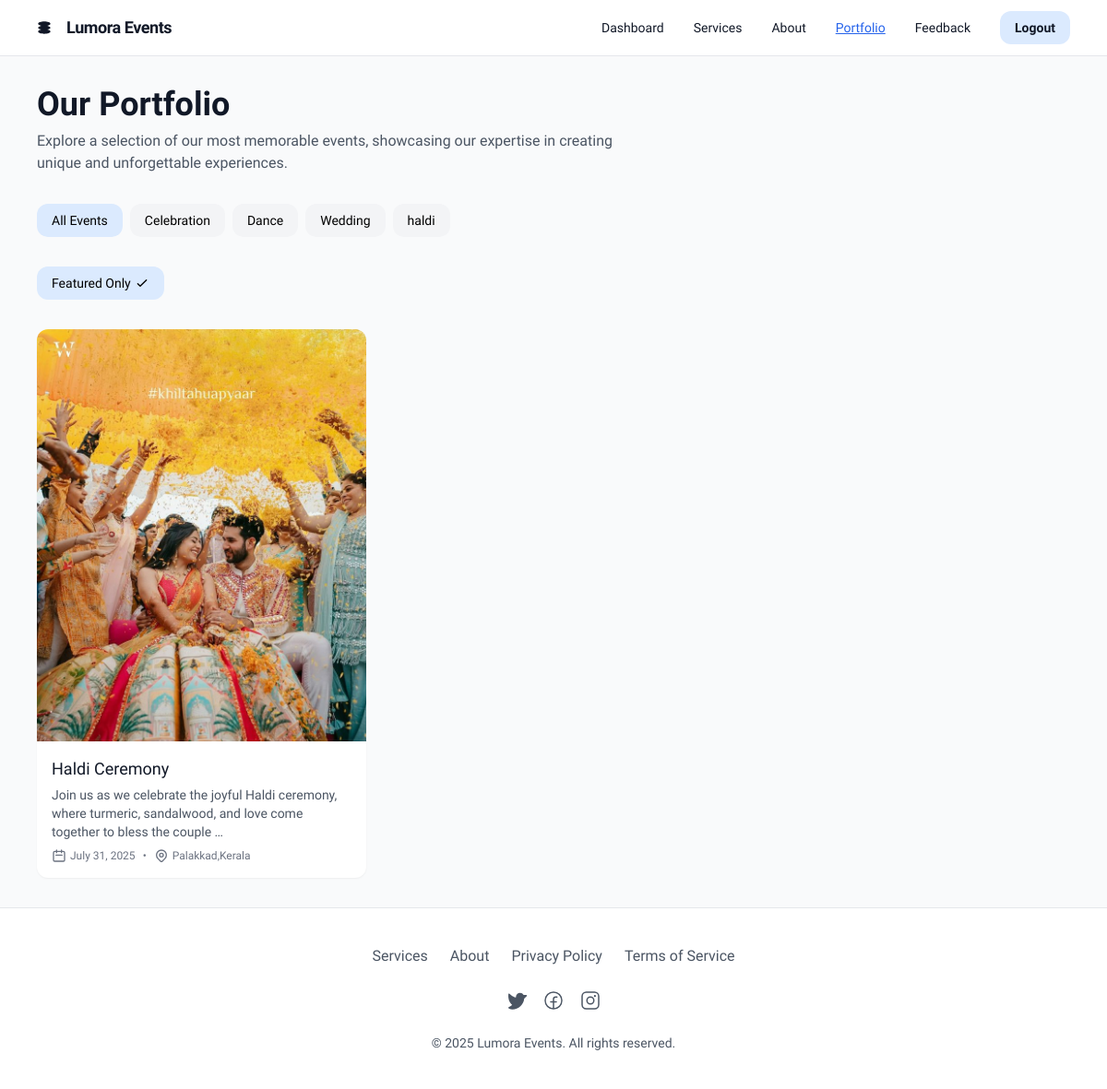
The page /user_portfolio/?featured=true on the database its author committed.
### event/models.py (models this page shows, shortened)
class PortfolioCategory(models.Model):
    name = models.CharField(max_length=100)
    slug = models.SlugField(max_length=100, unique=True)
    is_active = models.BooleanField(default=True)
    class Meta:
        verbose_name_plural = "Portfolio Categories"
        ordering = ['name']

class GallaryItem(models.Model):
    title = models.CharField(max_length=200)
    description = models.TextField()
    category = models.ForeignKey(PortfolioCategory, on_delete=models.CASCADE)
    image = models.ImageField(upload_to='user_portfolio/')
    event_date = models.DateField()
    location = models.CharField(max_length=200)
    is_featured = models.BooleanField(default=False)
    is_active = models.BooleanField(default=True)
    created_at = models.DateTimeField(auto_now_add=True)
    updated_at = models.DateTimeField(auto_now=True)
    class Meta:
        ordering = ['-event_date']
    def image_tag(self):
        if self.image:
            return mark_safe(f'<img src="{self.image.url}" width="150" height="150" style="object-fit: cover;" />')
        return "No Image"
    image_tag.short_description = 'Image Preview'

### event/views.py (the view)
# urls.py: path('user_portfolio/', event.views.user_portfolio, name='user_portfolio'),
def user_portfolio(request):
    categories = PortfolioCategory.objects.filter(is_active=True)
    selected_category_slug = request.GET.get('category', 'all')
    gallery_items = GallaryItem.objects.filter(is_active=True).select_related('category')
    if selected_category_slug != 'all':
        category = get_object_or_404(PortfolioCategory, slug=selected_category_slug, is_active=True)
        gallery_items = gallery_items.filter(category=category)
    featured_only = request.GET.get('featured', 'false').lower() == 'true'
    if featured_only:
        gallery_items = gallery_items.filter(is_featured=True)
    gallery_items = gallery_items.order_by('-event_date')
    context = {
        'gallery_items': gallery_items,
        'categories': categories,
        'selected_category_slug': selected_category_slug,
        'featured_only': featured_only,
    }
    return render(request, 'user_portfolio.html', context)

### Templates/user_portfolio.html (shortened to what this page needs)
<!DOCTYPE html>
<html lang="en">
<head>
  <script src="https://cdn.tailwindcss.com?plugins=forms,container-queries"></script>
</head>
<body class="bg-gray-50 min-h-screen flex flex-col">
  <header class="sticky top-0 z-10 bg-white border-b border-gray-200 px-4 sm:px-10 py-3">
    <div class="max-w-7xl mx-auto flex items-center justify-between">
      <a href="{% url 'home' %}" class="flex items-center gap-4">
        <div class="w-4 h-4 text-gray-900">
        </div>
        <h2 class="text-gray-900 text-lg font-bold tracking-tight">Lumora Events</h2>
      </a>
      <nav class="hidden md:flex items-center gap-8">
        <a class="text-gray-900 text-sm font-medium hover:text-blue-600 transition-colors" href="{% url 'user_dashboard' %}">Dashboard</a>
        <a class="text-gray-900 text-sm font-medium hover:text-blue-600 transition-colors" href="{% url 'user_services' %}">Services</a>
        <a class="text-gray-900 text-sm font-medium hover:text-blue-600 transition-colors" href="{% url 'user_about' %}">About</a>
        <a class="text-blue-600 text-sm font-medium underline" href="{% url 'user_portfolio' %}">Portfolio</a>
        <a class="text-gray-900 text-sm font-medium hover:text-blue-600 transition-colors" href="{% url 'submit_feedback' %}">Feedback</a>
        <a href="{% url 'logout' %}" class="bg-blue-100 text-gray-900 hover:bg-blue-200 px-4 py-2 rounded-xl text-sm font-bold transition-colors">
          Logout
        </a>
      </nav>
    </div>
  </header>
  <main class="flex-grow px-4 sm:px-10 py-8">
    <div class="max-w-7xl mx-auto">
      <div class="mb-8">
        <h1 class="text-3xl sm:text-4xl font-bold text-gray-900 mb-2">Our Portfolio</h1>
        <p class="text-gray-600 max-w-2xl">
          Explore a selection of our most memorable events, showcasing our expertise in creating unique and unforgettable experiences.
        </p>
      </div>
      <div class="flex flex-wrap gap-2 mb-8">
        <a href="?category=all" class="px-4 py-2 rounded-xl text-sm {% if selected_category_slug == 'all' %}bg-blue-100 font-medium{% else %}bg-gray-100 hover:bg-gray-200{% endif %} transition-colors">
          All Events
        </a>
        {% for category in categories %}
        <a href="?category={{ category.slug }}" class="px-4 py-2 rounded-xl text-sm {% if selected_category_slug == category.slug %}bg-blue-100 font-medium{% else %}bg-gray-100 hover:bg-gray-200{% endif %} transition-colors">
          {{ category.name }}
        </a>
        {% endfor %}
      </div>
      <div class="mb-8">
        <a href="?featured={% if featured_only %}false{% else %}true{% endif %}{% if selected_category_slug != 'all' %}&category={{ selected_category_slug }}{% endif %}"
           class="inline-flex items-center px-4 py-2 rounded-xl text-sm {% if featured_only %}bg-blue-100 font-medium{% else %}bg-gray-100 hover:bg-gray-200{% endif %} transition-colors">
          <span>Featured Only</span>
          <svg xmlns="http://www.w3.org/2000/svg" class="ml-1 h-4 w-4" fill="none" viewBox="0 0 24 24" stroke="currentColor">
            <path stroke-linecap="round" stroke-linejoin="round" stroke-width="2" d="M5 13l4 4L19 7"></path>
          </svg>
        </a>
      </div>
      {% if gallery_items %}
      <div class="grid grid-cols-1 sm:grid-cols-2 lg:grid-cols-3 gap-6">
        {% for item in gallery_items %}
        <div class="bg-white rounded-xl overflow-hidden shadow-sm hover:shadow-md transition-shadow">
          <div class="aspect-w-16 aspect-h-9 overflow-hidden">
            <img src="{{ item.image.url }}" alt="{{ item.title }}" class="w-full h-full object-cover">
          </div>
          <div class="p-4">
            <h3 class="text-lg font-medium text-gray-900 mb-1">{{ item.title }}</h3>
            <p class="text-gray-600 text-sm mb-2">{{ item.description|truncatewords:20 }}</p>
            <div class="flex items-center text-xs text-gray-500">
              <svg xmlns="http://www.w3.org/2000/svg" class="h-4 w-4 mr-1" fill="none" viewBox="0 0 24 24" stroke="currentColor">
                <path stroke-linecap="round" stroke-linejoin="round" stroke-width="2" d="M8 7V3m8 4V3m-9 8h10M5 21h14a2 2 0 002-2V7a2 2 0 00-2-2H5a2 2 0 00-2 2v12a2 2 0 002 2z"></path>
              </svg>
              <span>{{ item.event_date|date:"F j, Y" }}</span>
              <span class="mx-2">•</span>
              <span>{{ item.location }}</span>
            </div>
          </div>
        </div>
        {% endfor %}
      </div>
      {% else %}
      <div class="text-center py-12">
        <p class="text-gray-500">No portfolio items available in this category.</p>
      </div>
      {% endif %}
    </div>
  </main>
  <footer class="bg-white border-t border-gray-200 py-10">
    <div class="max-w-7xl mx-auto px-4 sm:px-6 lg:px-8">
      <div class="flex flex-col items-center">
        <div class="flex flex-wrap justify-center gap-6 mb-6">
          <a class="text-gray-600 hover:text-blue-600 transition-colors" href="{% url 'user_services' %}">Services</a>
          <a class="text-gray-600 hover:text-blue-600 transition-colors" href="{% url 'user_about' %}">About</a>
          <a class="text-gray-600 hover:text-blue-600 transition-colors" href="{% url 'user_PrivacyPolicy' %}">Privacy Policy</a>
          <a class="text-gray-600 hover:text-blue-600 transition-colors" href="{% url 'user_TermsofService' %}">Terms of Service</a>
        </div>
        <div class="flex gap-4 mb-6">
          <a href="#" class="text-gray-600 hover:text-blue-600 transition-colors">
          </a>
          <a href="#" class="text-gray-600 hover:text-blue-600 transition-colors">
          </a>
          <a href="#" class="text-gray-600 hover:text-blue-600 transition-colors">
          </a>
        </div>
        <p class="text-gray-600 text-sm">© 2025 Lumora Events. All rights reserved.</p>
      </div>
    </div>
  </footer>
</body>
</html>

### Templates/user_portfolio.html (style rules this page uses)
body { font-family: "Work Sans", "Noto Sans", sans-serif; }

### rows shown on the page
PortfolioCategory: name "Celebration"
PortfolioCategory: name "Dance"
PortfolioCategory: name "Wedding"
PortfolioCategory: name "haldi"
GallaryItem: image (picture), title "Haldi Ceremony", description "Join us as we celebrate the joyful Haldi ceremony, where turmeric, sandalwood, and love come together to bless the couple …", event_date "July 31, 2025", location "Palakkad,Kerala"
